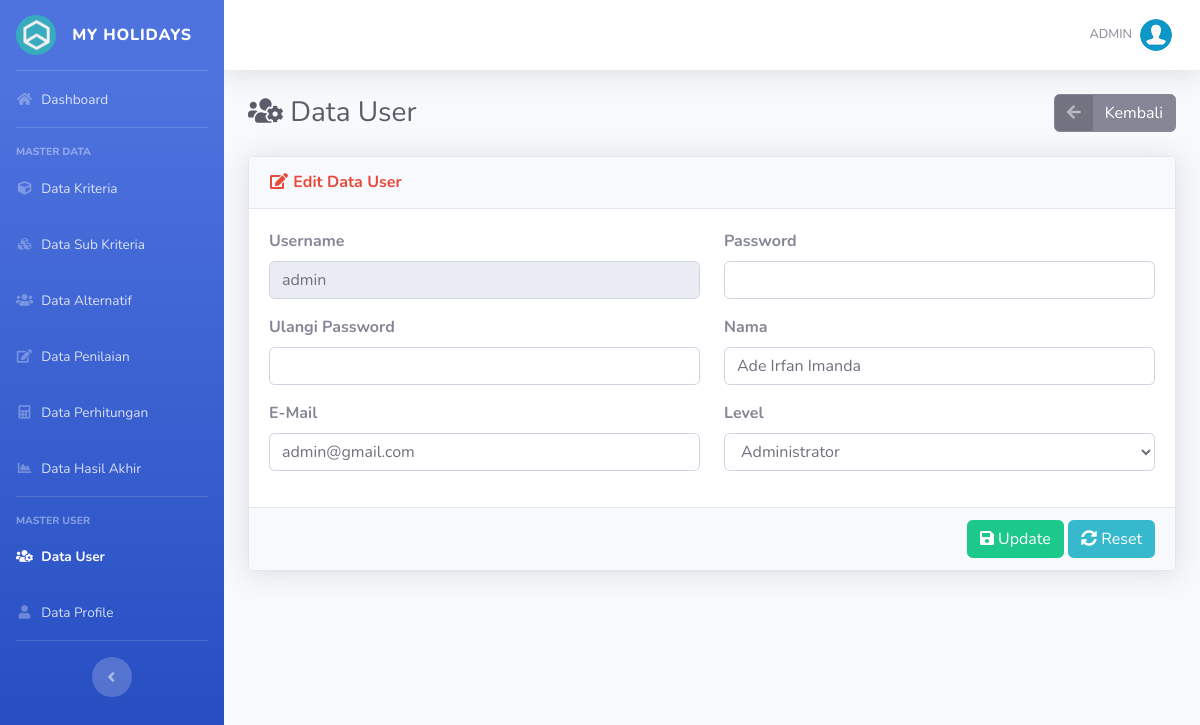
Page /edit-user.php?id=1 (signed in) on the committed database.
### tables this page shows
CREATE TABLE `user` (
  `id_user` int(5) NOT NULL,
  `username` varchar(16) NOT NULL,
  `password` varchar(50) NOT NULL,
  `nama` varchar(70) NOT NULL,
  `email` varchar(50) DEFAULT NULL,
  `role` char(1) NOT NULL
);

### edit-user.php (the view, shortened to what this page needs)
<?php require_once('includes/init.php'); ?>
<?php
$id_user = (isset($_GET['id'])) ? trim($_GET['id']) : '';
?>
<?php
require_once('template/header.php');
?>
<div class="d-sm-flex align-items-center justify-content-between mb-4">
    <h1 class="h3 mb-0 text-gray-800"><i class="fas fa-fw fa-users-cog"></i> Data User</h1>
	<a href="list-user.php" class="btn btn-secondary btn-icon-split"><span class="icon text-white-50"><i class="fas fa-arrow-left"></i></span>
		<span class="text">Kembali</span>
	</a>
</div>
<form action="edit-user.php?id=<?php echo $id_user; ?>" method="post">
	<div class="card shadow mb-4">
		<div class="card-header py-3">
			<h6 class="m-0 font-weight-bold text-danger"><i class="fas fa-fw fa-edit"></i> Edit Data User</h6>
		</div>
		<?php
		if(!$id_user) {
		?>
		<div class="card-body">
			<div class="alert alert-danger">Data tidak ada</div>
		</div>
		<?php
		}else{
		$data = mysqli_query($koneksi,"SELECT * FROM user WHERE id_user='$id_user'");
		$cek = mysqli_num_rows($data);
		if($cek <= 0) {
		?>
		<div class="card-body">
			<div class="alert alert-danger">Data tidak ada</div>
		</div>
		<?php
		}else{
			while($d = mysqli_fetch_array($data)){
		?>
		<div class="card-body">
			<div class="row">
				<div class="form-group col-md-6">
					<label class="font-weight-bold">Username</label>
					<input autocomplete="off" type="text" readonly required value="<?php echo $d['username']; ?>" class="form-control"/>
				</div>
				<div class="form-group col-md-6">
					<label class="font-weight-bold">Password</sub></label>
					<input autocomplete="off" type="password" name="password" class="form-control"/>
				</div>
				<div class="form-group col-md-6">
					<label class="font-weight-bold">Ulangi Password</label>
					<input autocomplete="off" type="password" name="password2" class="form-control"/>
				</div>
				<div class="form-group col-md-6">
					<label class="font-weight-bold">Nama</label>
					<input autocomplete="off" type="text" name="nama" required value="<?php echo $d['nama']; ?>" class="form-control"/>
				</div>
				<div class="form-group col-md-6">
					<label class="font-weight-bold">E-Mail</label>
					<input autocomplete="off" type="email" name="email" required value="<?php echo $d['email']; ?>" class="form-control"/>
				</div>
				<div class="form-group col-md-6">
					<label class="font-weight-bold">Level</label>
					<select name="role" required class="form-control">
						<option value="1" <?php if($d['role']==1) {echo "selected";} ?>>Administrator</option>
					</select>
				</div>
			</div>
		</div>
		<div class="card-footer text-right">
            <button name="submit" value="submit" type="submit" class="btn btn-success"><i class="fa fa-save"></i> Update</button>
            <button type="reset" class="btn btn-info"><i class="fa fa-sync-alt"></i> Reset</button>
        </div>
	</div>
	<?php
		}
		}
		}
	?>
</form>
<?php
require_once('template/footer.php');
?>

### rows in the picture
user: username "admin", nama "Ade Irfan Imanda", email "admin@gmail.com", role "Administrator"

### other values in the picture
$_SESSION['username'] "ADMIN"
